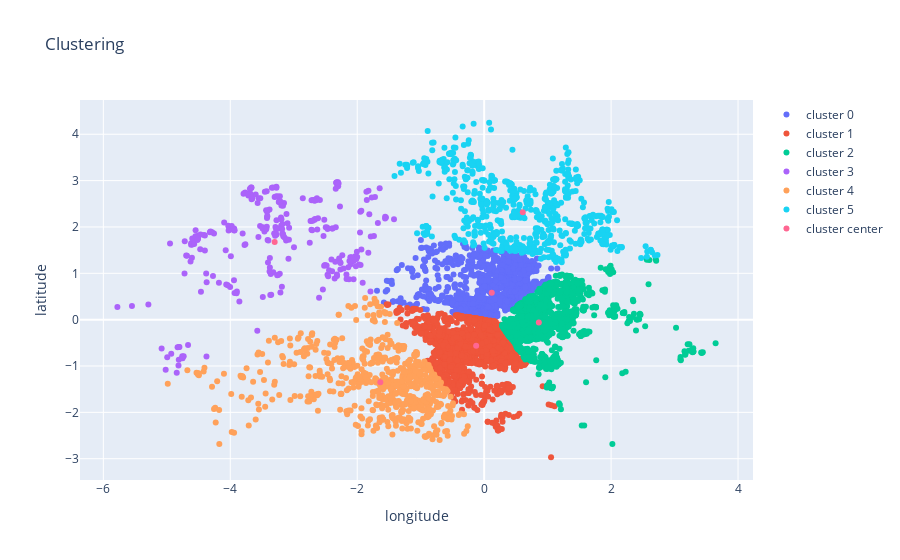

The code cell stored with this chart in its notebook:
### Code cell
plot_data = []
for clus in set(data_km['cluster']):
    df = data_km[data_km['cluster'] == clus]
    plot_data.append(go.Scatter(x= df['longitude'], y= df['latitude'], 
                                # text=df["name"], 
                                name = 'cluster ' + str(clus), mode = 'markers'))

# Added the following for cluster centers
df_cc = pd.DataFrame(km.cluster_centers_)
plot_data.append(go.Scatter(x= df_cc[1], y= df_cc[0], 
                            # text=df["name"], 
                            name = 'cluster center', mode = 'markers'))

layout = go.Layout(xaxis = dict(title='longitude'), yaxis = dict(title= 'latitude'), 
                   title = 'Clustering')
fig = go.Figure(data= plot_data, layout=layout)
plotly.offline.iplot(fig)

### Figure 1 — Plotly figure (JSON) as saved in the notebook; plotly's stock layout.template omitted (floating-point values rounded to 4 significant figures; data arrays with more than 128 entries replaced by an {"elided": "..."} marker saying what was removed)
{"data": [{"mode": "markers", "name": "cluster 0", "type": "scatter", "x": {"elided": "1995 float values"}, "y": {"elided": "1995 float values"}}, {"mode": "markers", "name": "cluster 1", "type": "scatter", "x": {"elided": "3684 float values"}, "y": {"elided": "3684 float values"}}, {"mode": "markers", "name": "cluster 2", "type": "scatter", "x": {"elided": "2273 float values"}, "y": {"elided": "2273 float values"}}, {"mode": "markers", "name": "cluster 3", "type": "scatter", "x": {"elided": "284 float values"}, "y": {"elided": "284 float values"}}, {"mode": "markers", "name": "cluster 4", "type": "scatter", "x": {"elided": "745 float values"}, "y": {"elided": "745 float values"}}, {"mode": "markers", "name": "cluster 5", "type": "scatter", "x": {"elided": "682 float values"}, "y": {"elided": "682 float values"}}, {"mode": "markers", "name": "cluster center", "type": "scatter", "x": [0.1201, -0.1261, 0.8616, -3.301, -1.636, 0.608], "y": [0.5797, -0.5646, -0.05995, 1.675, -1.348, 2.319]}], "layout": {"title": {"text": "Clustering"}, "xaxis": {"title": {"text": "longitude"}}, "yaxis": {"title": {"text": "latitude"}}}}
